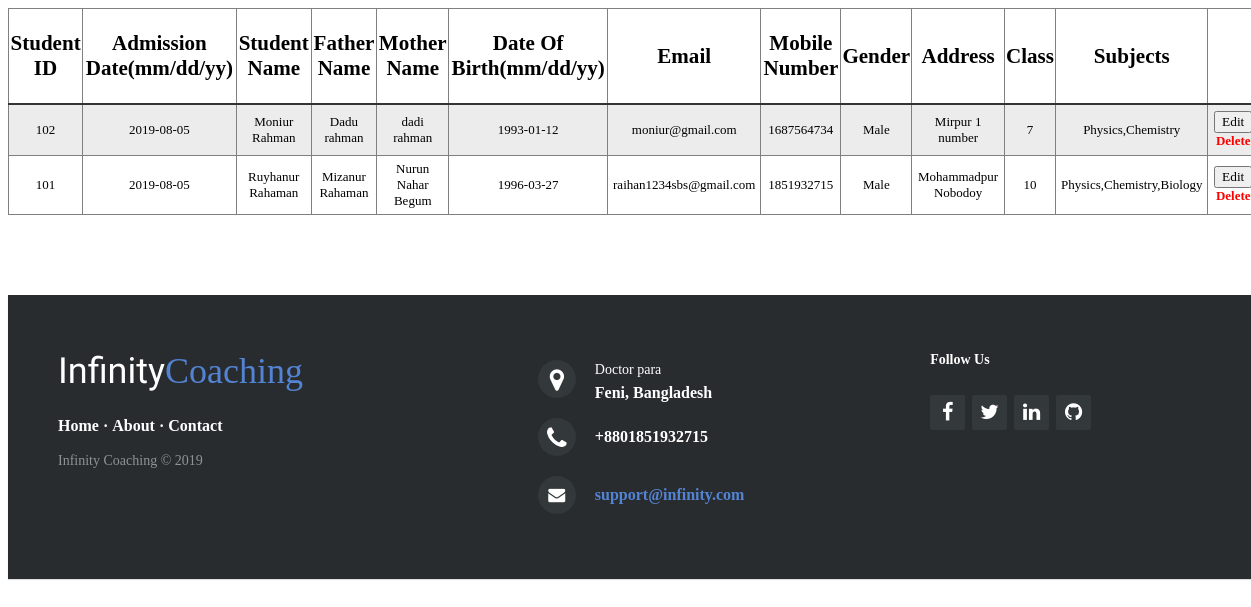
Page /admin/StudentInfor.php on the committed database.
### tables this page shows
CREATE TABLE `admission` (
  `id` int(100) NOT NULL,
  `date` date NOT NULL,
  `studentname` varchar(100) NOT NULL,
  `fathername` varchar(100) NOT NULL,
  `mothername` varchar(100) NOT NULL,
  `birth` date NOT NULL,
  `email` varchar(100) NOT NULL,
  `phone` int(100) DEFAULT NULL,
  `gender` varchar(50) NOT NULL,
  `address` varchar(100) NOT NULL,
  `sclass` int(50) NOT NULL,
  `subjects` varchar(100) NOT NULL,
  `student_id` int(100) NOT NULL,
  `payable` int(100) NOT NULL,
  `paid` int(100) NOT NULL,
  `due` int(100) NOT NULL,
  `totalpaid` int(100) NOT NULL
);

### admin/DB_connection.php (called while the page is built, shortened)
<?php
class DBconfig{
	private $_host="localhost";
	private $_username="root";
	private $_password="";
	private $_database="coaching";
	protected $connection;
	public function __construct(){
		if(!isset($this->connection)){
			$this->connection=new mysqli($this->_host,$this->_username,$this->_password,$this->_database);
		}
		return $this->connection;
	}
}
?>

### admin/StudentInfor.php (the view, shortened to what this page needs)
<?php
include_once 'crud.php';
$crud = new crud();
$query = "select * from admission order by id DESC";
$result  = $crud->getData($query);
?>
<table id = "customers" border=".5">
  <th><h3>Student ID</h3></th>
<th><h3>Admission Date(mm/dd/yy)</h3></th>
<th><h3>Student Name</h3></th>
<th><h3>Father Name</h3></th>
<th><h3>Mother Name</h3></th>
<th><h3>Date Of Birth(mm/dd/yy)</h3></th>
<th><h3>Email</h3></th>
<th><h3>Mobile Number</h3></th>
<th><h3>Gender</h3></th>
<th><h3>Address</h3></th>
<th><h3>Class</h3></th>
<th><h3>Subjects</h3></th>
<?php
foreach($result as $key=> $res){
    echo "<tr>";
      echo "<td>".$res["student_id"]."</td>";
    echo "<td>".$res['date']."</td>";
    echo "<td>".$res['studentname']."</td>";
    echo "<td>".$res['fathername']."</td>";
    echo "<td>".$res['mothername']."</td>";
    echo "<td>".$res["birth"]."</td>";
    echo "<td>".$res["email"]."</td>";
    echo "<td>".$res["phone"]."</td>";
      echo "<td>".$res["gender"]."</td>";
        echo "<td>".$res["address"]."</td>";
          echo "<td>".$res["sclass"]."</td>";
          echo "<td>".$res["subjects"]."</td>";
    echo "<td><button id=".$res['id']." class='edit'>Edit</button>
		 <a href='delete.php?id=$res[id]'>Delete</a></td>";
               echo "</tr>";
}
?>
</table>
<?php
    include 'footer.php';
    ?>

### admin/crud.php (shortened to what this page needs)
<!DOCTYPE html>
<html>
<head>
  <link rel="stylesheet" href="https://cdnjs.cloudflare.com/ajax/libs/font-awesome/4.7.0/css/font-awesome.min.css">
</head>
<body>
</body>
</html>
<?php
include_once 'DB_connection.php';
class crud extends DBconfig {
    public function getData($query){
        $result = $this->connection->query($query);
        $rows = array();
        while ($row = $result->fetch_assoc()){
            $rows[] = $row;
        }
        return $rows;
    }
}
?>

### admin/footer.php (shortened to what this page needs)
<!DOCTYPE html>
<html>
<head>
	<link rel="stylesheet" href="css/footer.css">
	<link rel="stylesheet" href="http://maxcdn.bootstrapcdn.com/font-awesome/4.2.0/css/font-awesome.min.css">
</head>
	<body>
		<footer class="footer-distributed">
			<div class="footer-left">
				<h3>Infinity<span>Coaching</span></h3>
				<p class="footer-links">
					<a href="#">Home</a>
					·
					<a href="#">About</a>
					·
					<a href="#">Contact</a>
				</p>
				<p class="footer-company-name">Infinity Coaching &copy; 2019</p>
			</div>
			<div class="footer-center">
				<div>
					<i class="fa fa-map-marker"></i>
					<p><span>Doctor para</span> Feni, Bangladesh</p>
				</div>
				<div>
					<i class="fa fa-phone"></i>
					<p>+8801851932715</p>
				</div>
				<div>
					<i class="fa fa-envelope"></i>
					<p><a href="mailto:support@company.com">support@infinity.com</a></p>
				</div>
			</div>
			<div class="footer-right">
				<p class="footer-company-about">
					<span>Follow Us</span>
				</p>
				<div class="footer-icons">
					<a href="https:facebook.com"><i class="fa fa-facebook"></i></a>
					<a href="#"><i class="fa fa-twitter"></i></a>
					<a href="#"><i class="fa fa-linkedin"></i></a>
					<a href="#"><i class="fa fa-github"></i></a>
				</div>
			</div>
		</footer>
	</body>
</html>

### admin/css/footer.css (style rules this page uses)
.footer-distributed { background-color: #292c2f; box-shadow: 0 1px 1px 0 rgba(0, 0, 0, 0.12); box-sizing: border-box; width: 100%; text-align: left; font: bold 16px sans-serif; padding: 55px 50px; margin-top: 80px; }
.footer-distributed .footer-left, .footer-distributed .footer-center, .footer-distributed .footer-right { display: inline-block; vertical-align: top; }
.footer-distributed .footer-left { width: 40%; }
.footer-distributed h3 { color: #ffffff; font: normal 36px 'Cookie', cursive; margin: 0; }
.footer-distributed h3 span { color: #5383d3; }
.footer-distributed .footer-links { color: #ffffff; margin: 20px 0 12px; padding: 0; }
.footer-distributed .footer-links a { display:inline-block; line-height: 1.8; text-decoration: none; color: inherit; }
.footer-distributed .footer-company-name { color: #8f9296; font-size: 14px; font-weight: normal; margin: 0; }
.footer-distributed .footer-center { width: 35%; }
.footer-distributed .footer-center i { background-color: #33383b; color: #ffffff; font-size: 25px; width: 38px; height: 38px; border-radius: 50%; text-align: center; line-height: 42px; margin: 10px 15px; vertical-align: middle; }
.footer-distributed .footer-center i.fa-envelope { font-size: 17px; line-height: 38px; }
.footer-distributed .footer-center p { display: inline-block; color: #ffffff; vertical-align: middle; margin:0; }
.footer-distributed .footer-center p span { display:block; font-weight: normal; font-size:14px; line-height:2; }
.footer-distributed .footer-center p a { color: #5383d3; text-decoration: none;; }
.footer-distributed .footer-right { width: 20%; }
.footer-distributed .footer-company-about { line-height: 20px; color: #92999f; font-size: 13px; font-weight: normal; margin: 0; }
.footer-distributed .footer-company-about span { display: block; color: #ffffff; font-size: 14px; font-weight: bold; margin-bottom: 20px; }
.footer-distributed .footer-icons { margin-top: 25px; }
.footer-distributed .footer-icons a { display: inline-block; width: 35px; height: 35px; cursor: pointer; background-color: #33383b; border-radius: 2px; font-size: 20px; color: #ffffff; text-align: center; line-height: 35px; margin-right: 3px; margin-bottom: 5px; }

### admin/StudentInfor.php (style rules this page uses)
body { width: 100% }
* { font-family: "italic"; }
table { border-collapse: collapse; width: 100%; text-align: center; }
tr { cell-padding: 10px 0; }
tr:nth-child(even) { background: #ececec; }
th { font-size: 18px; font-family: "Lucida Console"; }
td { height: 40px; font-family: "Lucida Console"; font-size: 13px; font-weight: 100; padding: 5px; }
table a:link { color: #f00; font-weight: bold; text-decoration: none; }

### rows in the picture
admission: student "102", date "2019-08-05", studentname "Moniur Rahman", fathername "Dadu rahman", mothername "dadi rahman", birth "1993-01-12", email "moniur@gmail.com", phone "1687564734", gender "Male", address "Mirpur 1 number", sclass "7", subjects "Physics,Chemistry"
admission: student "101", date "2019-08-05", studentname "Ruyhanur Rahaman", fathername "Mizanur Rahaman", mothername "Nurun Nahar Begum", birth "1996-03-27", email "raihan1234sbs@gmail.com", phone "1851932715", gender "Male", address "Mohammadpur Nobodoy", sclass "10", subjects "Physics,Chemistry,Biology"
